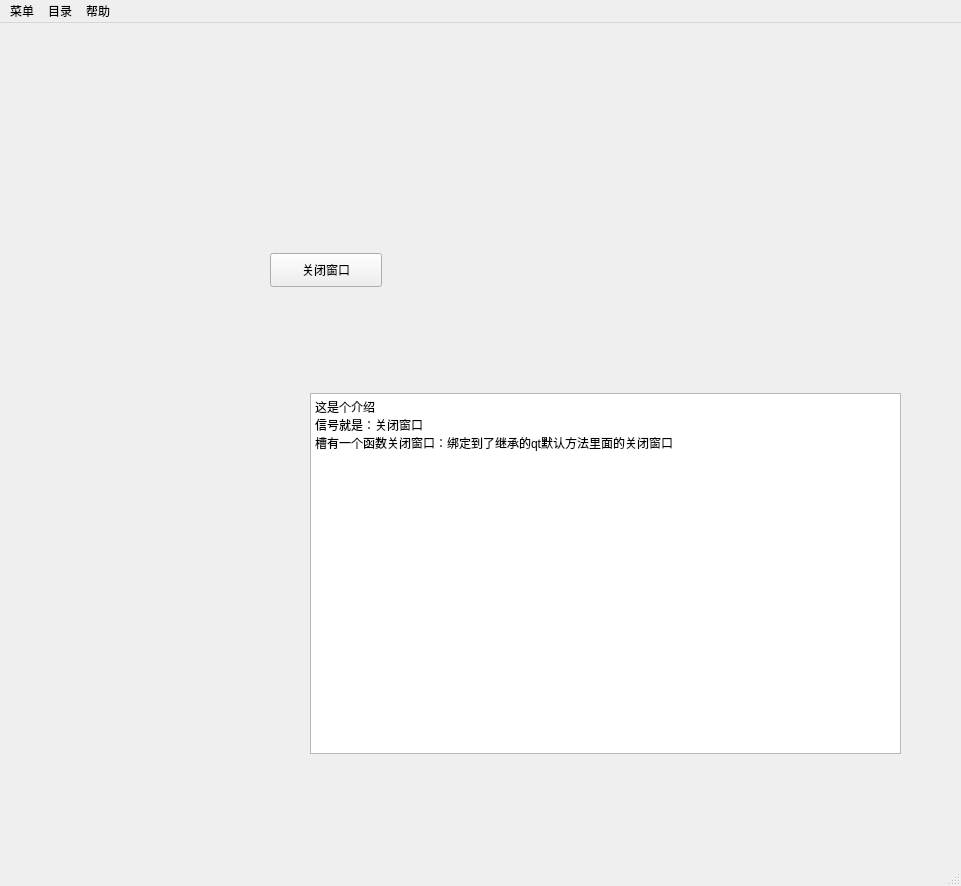
<?xml version="1.0" encoding="UTF-8"?>
<ui version="4.0">
 <class>MainWindow</class>
 <widget class="QMainWindow" name="MainWindow">
  <property name="geometry">
   <rect>
    <x>0</x>
    <y>0</y>
    <width>961</width>
    <height>886</height>
   </rect>
  </property>
  <property name="windowTitle">
   <string>MainWindow</string>
  </property>
  <widget class="QWidget" name="centralwidget">
   <widget class="QPushButton" name="pushButton">
    <property name="geometry">
     <rect>
      <x>270</x>
      <y>230</y>
      <width>112</width>
      <height>34</height>
     </rect>
    </property>
    <property name="text">
     <string>关闭窗口</string>
    </property>
   </widget>
   <widget class="QTextEdit" name="textEdit">
    <property name="geometry">
     <rect>
      <x>310</x>
      <y>370</y>
      <width>591</width>
      <height>361</height>
     </rect>
    </property>
    <property name="html">
     <string>&lt;!DOCTYPE HTML PUBLIC &quot;-//W3C//DTD HTML 4.0//EN&quot; &quot;http://www.w3.org/TR/REC-html40/strict.dtd&quot;&gt;
&lt;html&gt;&lt;head&gt;&lt;meta name=&quot;qrichtext&quot; content=&quot;1&quot; /&gt;&lt;style type=&quot;text/css&quot;&gt;
p, li { white-space: pre-wrap; }
&lt;/style&gt;&lt;/head&gt;&lt;body style=&quot; font-family:'SimSun'; font-size:9pt; font-weight:400; font-style:normal;&quot;&gt;
&lt;p style=&quot; margin-top:0px; margin-bottom:0px; margin-left:0px; margin-right:0px; -qt-block-indent:0; text-indent:0px;&quot;&gt;这是个介绍&lt;/p&gt;
&lt;p style=&quot; margin-top:0px; margin-bottom:0px; margin-left:0px; margin-right:0px; -qt-block-indent:0; text-indent:0px;&quot;&gt;信号就是：关闭窗口&lt;/p&gt;
&lt;p style=&quot; margin-top:0px; margin-bottom:0px; margin-left:0px; margin-right:0px; -qt-block-indent:0; text-indent:0px;&quot;&gt;槽有一个函数关闭窗口：绑定到了继承的qt默认方法里面的关闭窗口&lt;/p&gt;&lt;/body&gt;&lt;/html&gt;</string>
    </property>
   </widget>
  </widget>
  <widget class="QMenuBar" name="menubar">
   <property name="geometry">
    <rect>
     <x>0</x>
     <y>0</y>
     <width>961</width>
     <height>30</height>
    </rect>
   </property>
   <widget class="QMenu" name="menuwi">
    <property name="title">
     <string>菜单</string>
    </property>
    <addaction name="separator"/>
   </widget>
   <widget class="QMenu" name="menu">
    <property name="geometry">
     <rect>
      <x>323</x>
      <y>183</y>
      <width>161</width>
      <height>70</height>
     </rect>
    </property>
    <property name="title">
     <string>目录</string>
    </property>
   </widget>
   <widget class="QMenu" name="menu_2">
    <property name="title">
     <string>帮助</string>
    </property>
   </widget>
   <addaction name="menuwi"/>
   <addaction name="menu"/>
   <addaction name="menu_2"/>
  </widget>
  <widget class="QStatusBar" name="statusbar"/>
 </widget>
 <resources/>
 <connections>
  <connection>
   <sender>pushButton</sender>
   <signal>clicked()</signal>
   <receiver>MainWindow</receiver>
   <slot>close()</slot>
   <hints>
    <hint type="sourcelabel">
     <x>306</x>
     <y>275</y>
    </hint>
    <hint type="destinationlabel">
     <x>309</x>
     <y>343</y>
    </hint>
   </hints>
  </connection>
 </connections>
</ui>
